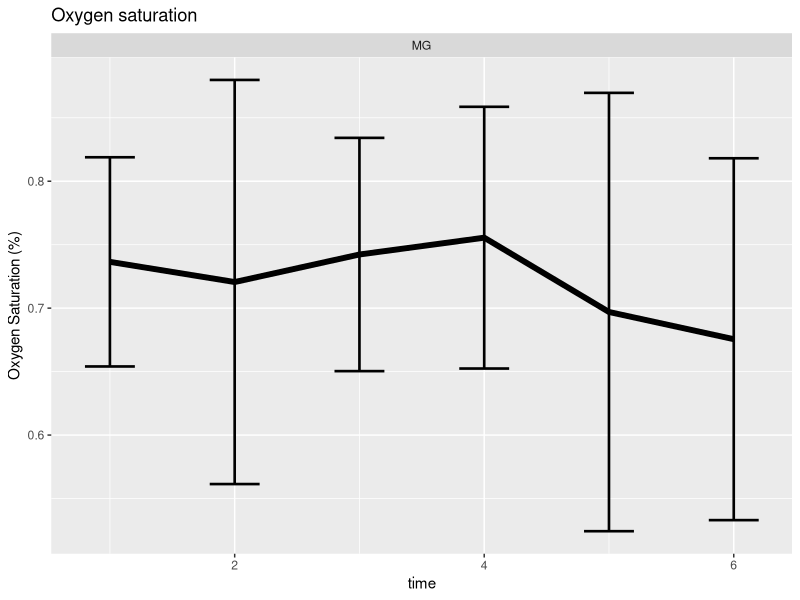
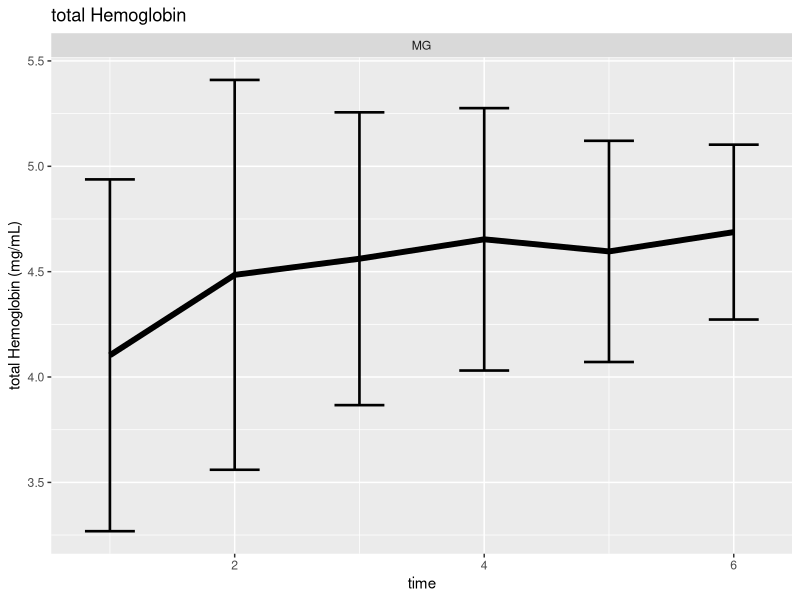
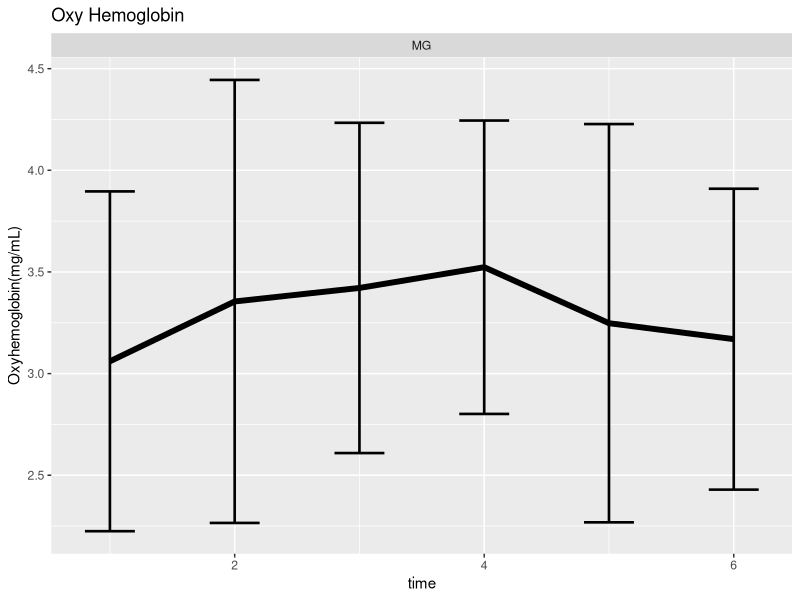
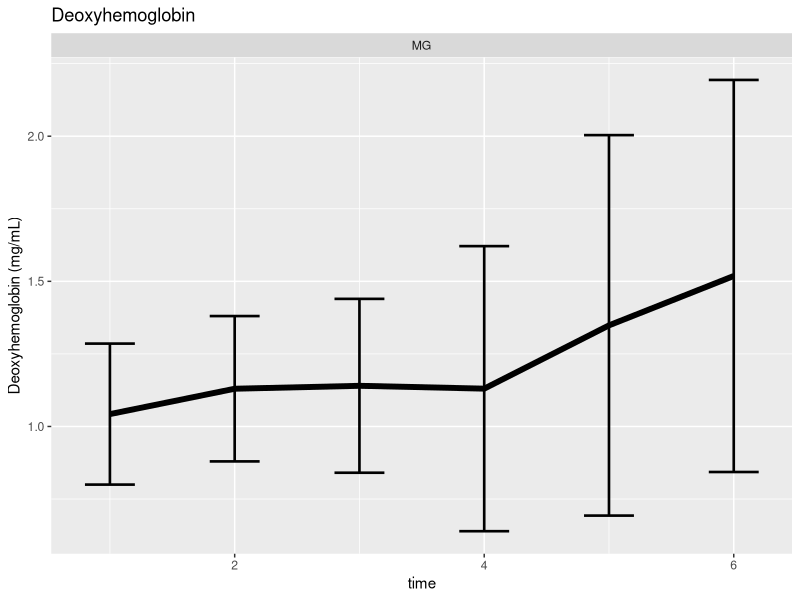
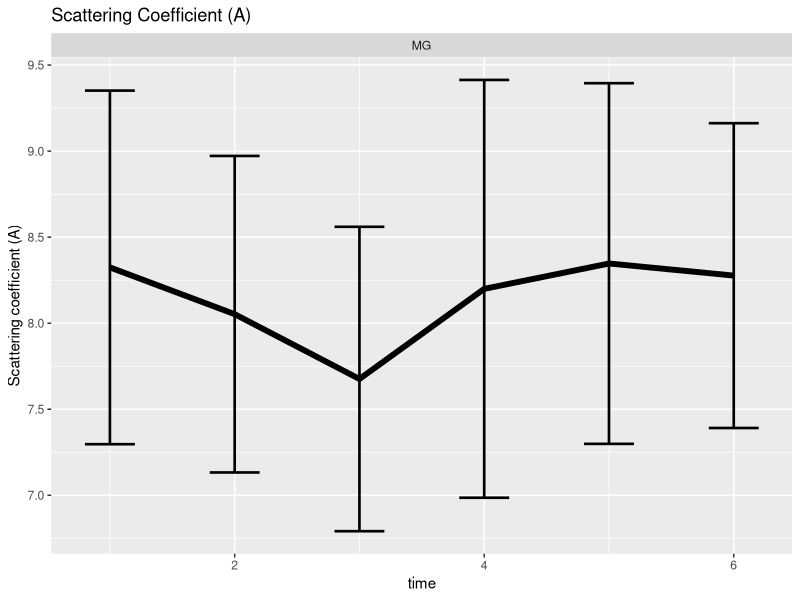
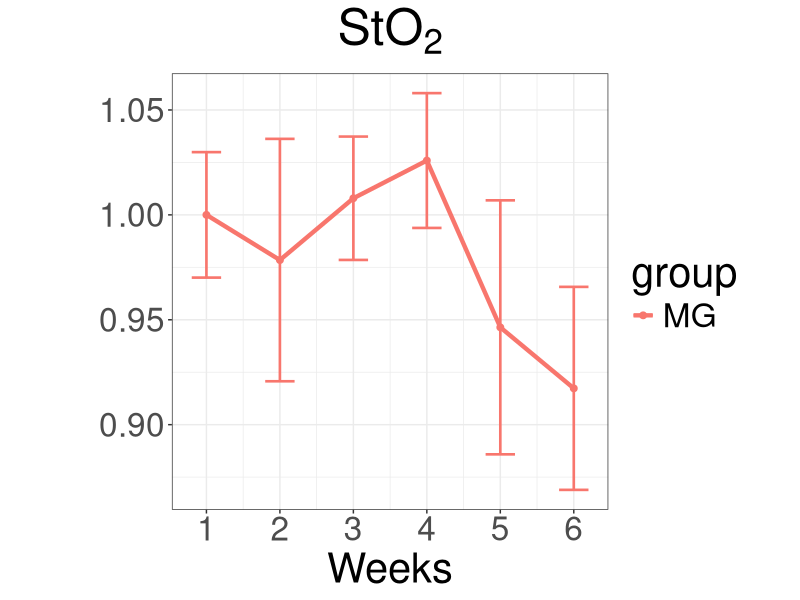
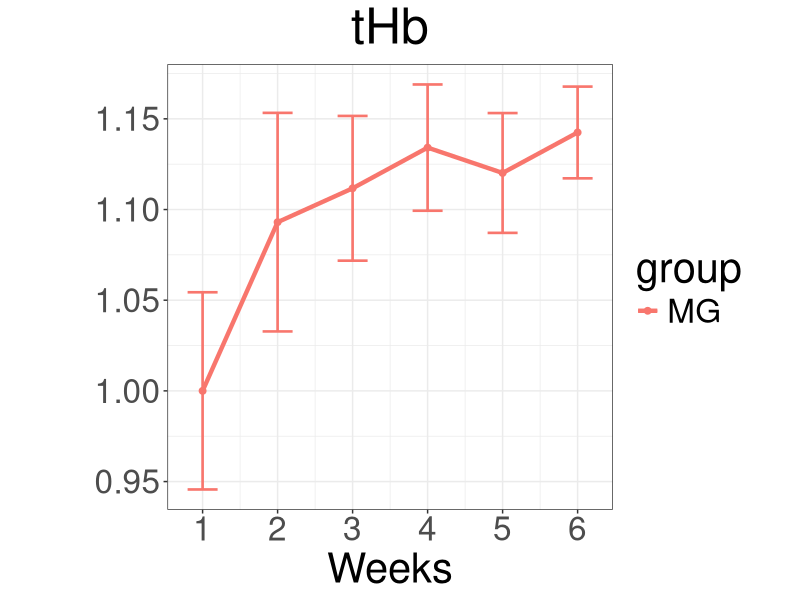
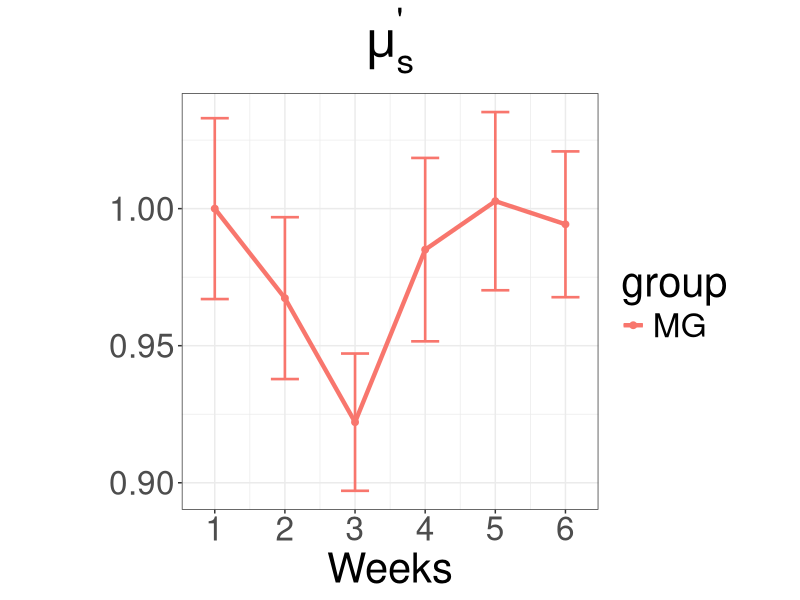

Generate these figures, in order, with R:
#code to plot the StO2 per group with errorbars
library(readr)
library(multcomp)
library(here)
#Data_for_R_analysis_Dec11 <- read_csv("//deckard.uark.edu/BMEG/Muldoon-Lab/RESEARCH/AM_ Ortothopic mice study_ colonoscopy DRS data for analysis/Data for first extraction Folder made on May 17th 2019/Complete dataset with new boundaries Dec 9.csv")
data1 <- read.csv(here("Extraction_2020_Cohort.csv"))
attach(data1)
library("ggplot2")
library(scales)
library(nlme)
library(ggplot2)
pd<-position_dodge(0.2)

data1$STO2min<-(data1$STO2-data1$STO2_SD)
data1$STO2max<-(data1$STO2+data1$STO2_SD)
data1$HBmin<-(data1$HB-data1$HB_SD)
data1$HBmax<-(data1$HB+data1$HB_SD)
data1$Amin<-(data1$A-data1$A_SD)
data1$Amax<-(data1$A+data1$A_SD)
data1$Bmin<-(data1$B-data1$B_SD)
data1$Bmax<-(data1$B+data1$B_SD)

data1$HBO2<-(data1$HB*data1$STO2)
data1$HBO2_SD<-data1$HB_SD*data1$STO2
data1$HBO2max<-data1$HBO2+data1$HBO2_SD
data1$HBO2min<-data1$HBO2-data1$HBO2_SD

data1$HBO<-data1$HB*(1-data1$STO2)
data1$HBO_SD<-data1$HB_SD*(1-data1$STO2)
data1$HBOmax<-data1$HBO+data1$HBO_SD
data1$HBOmin<-data1$HBO-data1$HBO_SD

#Calculating means 
means1<-aggregate(data1$STO2, by=list(time=data1$DAY,group=data1$GROUP),na.rm=TRUE,FUN=mean) #from StO2
sdevs1<-aggregate(data1$STO2, by=list(time=data1$DAY,group=data1$GROUP),na.rm=TRUE,FUN=sd) #from StO2
means1$STO2<-means1$x
means1$SDSTO2<-sdevs1$x
means2<-aggregate(data1$HB, by=list(time=data1$DAY,group=data1$GROUP),na.rm=TRUE,FUN=mean) #from Hb
sdevs2<-aggregate(data1$HB, by=list(time=data1$DAY,group=data1$GROUP),na.rm=TRUE,FUN=sd) #from Hb
means2$HB<-means2$x
means2$HBSD<-sdevs2$x
means3<-aggregate(data1$A, by=list(time=data1$DAY,group=data1$GROUP),na.rm=TRUE,FUN=mean) #from Hb
sdevs3<-aggregate(data1$A, by=list(time=data1$DAY,group=data1$GROUP),na.rm=TRUE,FUN=sd) #from Hb
means3$A<-means3$x
means3$ASD<-sdevs3$x

OxyHbmeans<-aggregate(data1$HBO2, by=list(time=data1$DAY,group=data1$GROUP),na.rm=TRUE,FUN=mean) #from HbO2
OxyHbstd<-aggregate(data1$HBO2, by=list(time=data1$DAY,group=data1$GROUP),na.rm=TRUE,FUN=sd) #from HbO2
OxyHbmeans$OxyHemoglobin<-OxyHbmeans$x
OxyHbmeans$OxyHbSD<-OxyHbstd$x

DeoxyHbmeans<-aggregate(data1$HBO, by=list(time=data1$DAY,group=data1$GROUP),na.rm=TRUE,FUN=mean) #from Hb
DeoxyHbstd<-aggregate(data1$HBO, by=list(time=data1$DAY,group=data1$GROUP),na.rm=TRUE,FUN=sd) #from Hb
DeoxyHbmeans$DeoxyHemoglobin<-DeoxyHbmeans$x
DeoxyHbmeans$DeoxyHbSD<-DeoxyHbstd$x


###plotting mean values####
ggplot(means1,aes(x=time,y=STO2))+geom_line(size=2)+
  geom_errorbar(aes(ymin=STO2-SDSTO2,ymax=STO2+SDSTO2),width=0.4, size=0.9,position=pd)+
  labs(y="Oxygen Saturation (%)")+facet_wrap(~group)+
  ggtitle("Oxygen saturation") #plot mean StO2 values


ggplot(means2,aes(x=time,y=HB))+geom_line(size=2)+geom_errorbar(aes(ymin=HB-HBSD,ymax=HB+HBSD),width=0.4, size=0.9,position=pd)+facet_wrap(~group)+ggtitle("total Hemoglobin")+labs(y="total Hemoglobin (mg/mL)") #plot mean Hb values
ggplot(OxyHbmeans,aes(x=time,y=OxyHemoglobin))+geom_line(size=2)+geom_errorbar(aes(ymin=OxyHemoglobin-OxyHbSD,ymax=OxyHemoglobin+OxyHbSD),width=0.4, size=0.9,position=pd)+facet_wrap(~group)+ggtitle("Oxy Hemoglobin")+labs(y="Oxyhemoglobin(mg/mL)") #plot HbO2
ggplot(DeoxyHbmeans,aes(x=time,y=DeoxyHemoglobin))+geom_line(size=2)+geom_errorbar(aes(ymin=DeoxyHemoglobin-DeoxyHbSD,ymax=DeoxyHemoglobin+DeoxyHbSD),width=0.4, size=0.9,position=pd)+facet_wrap(~group)+ggtitle("Deoxyhemoglobin")+labs(y="Deoxyhemoglobin (mg/mL)") #plot mean scattering coeff values
ggplot(means3,aes(x=time,y=A))+geom_line(size=2)+geom_errorbar(aes(ymin=A-ASD,ymax=A+ASD),width=0.4, size=0.9,position=pd)+facet_wrap(~group)+ggtitle("Scattering Coefficient (A)")+labs(y="Scattering coefficient (A)") #plot mean scattering coeff values

#Extract initial values per group
StO2basevals<-means1[means1$time==1, c("group", "STO2")] #extract initial StO2 values per group
means1<-merge(means1,StO2basevals, by.x="group", by.y='group',suffixes = c("","basevalue"))#copy StO2 base values per group

Hbbasevals<-means2[means2$time==1,c("group",'HB')] #extract initial Hb values per group
means2<-merge(means2,Hbbasevals, by.x="group", by.y='group',suffixes = c("","basevalue"))#copy StO2 base values per group


OxyHbbasevals<-OxyHbmeans[OxyHbmeans$time==1, c("group", "OxyHemoglobin")] #extract initial HbO2 values per group
OxyHbmeans<-merge(OxyHbmeans,OxyHbbasevals, by.x="group", by.y='group',suffixes = c("","basevalue"))#copy HbO2 base values per group


DeoxyHbbasevals<-DeoxyHbmeans[DeoxyHbmeans$time==1, c("group", "DeoxyHemoglobin")] #extract initial Hb values per group
DeoxyHbmeans<-merge(DeoxyHbmeans,DeoxyHbbasevals, by.x="group", by.y='group',suffixes = c("","basevalue"))#copy Hb base values per group

Abasevals<-means3[means3$time==1, c("group", "A")] #extract initial StO2 values per group
means3<-merge(means3,Abasevals, by.x="group", by.y='group',suffixes = c("","basevalue"))#copy StO2 base values per group

##getting a subset of StO2 values without NAs
library(dplyr)
Trimmed<-data1%>%filter(!is.na(STO2)) #extracting the non NA values 
Numbers<-aggregate(Trimmed$STO2, by=list(time=Trimmed$DAY,group=Trimmed$GROUP),FUN=length) #counting the number of occurrences per group per week
names(Numbers)<-c('Week','Group','Observations')
#Calculate fold change and pasting number of observations per group per week
##StO2
means1$StO2foldchange<-means1$STO2/means1$STO2basevalue #Mean StO2 fold change
means1$Observations<-Numbers$Observations
means1$StandErr<-means1$SDSTO2/(means1$Observations)^0.5
means1$FoldErr<-means1$StandErr/means1$STO2basevalue


##total hemoglobin
means2$Hbfoldchange<-means2$HB/means2$HBbasevalue #Mean Hb fold change
means2$Observations<-Numbers$Observations
means2$StandErr<-means2$HBSD/(means2$Observations)^0.5
means2$FoldErr<-means2$StandErr/means2$HBbasevalue

##A (reduced scattering coefficient)
means3$Afoldchange<-means3$A/means3$Abasevalue #Mean A fold change
means3$Observations<-Numbers$Observations
means3$StandErr<-means3$ASD/(means3$Observations)^0.5
means3$FoldErr<-means3$StandErr/means3$Abasevalue
###HbO2####
OxyHbmeans$OxyHbfoldchange<-OxyHbmeans$OxyHemoglobin/OxyHbmeans$OxyHemoglobinbasevalue
OxyHbmeans$Observations<-Numbers$Observations
OxyHbmeans$StandErr<-OxyHbmeans$OxyHbSD/(OxyHbmeans$Observations)
OxyHbmeans$FoldErr<-OxyHbmeans$StandErr/OxyHbmeans$OxyHemoglobinbasevalue

##Hb###
DeoxyHbmeans$DeoxyHbfoldchange<-DeoxyHbmeans$DeoxyHemoglobin/DeoxyHbmeans$DeoxyHemoglobinbasevalue
DeoxyHbmeans$Observations<-Numbers$Observations
DeoxyHbmeans$StandErr<-DeoxyHbmeans$DeoxyHbSD/(DeoxyHbmeans$Observations)
DeoxyHbmeans$FoldErr<-DeoxyHbmeans$StandErr/DeoxyHbmeans$DeoxyHemoglobinbasevalue

#plot fold changes
pd=position_dodge(0.4)
ggplot(means1,aes(x=time, y=StO2foldchange))+theme_bw()+geom_point(aes(color=group,group=group),size=2, position=pd)+geom_line(aes(color=group,group=group),size=1.5,position=pd)+geom_errorbar(aes(ymin=StO2foldchange-FoldErr,ymax=StO2foldchange+FoldErr,color=group),width=0.4, size=0.9,position=pd)+theme(text=element_text(size=30),aspect.ratio = 1)+scale_x_continuous(breaks=seq(1,6,1))+labs(title=expression(StO[2]), y='', x='Weeks')+theme(plot.title = element_text(hjust = 0.5)) #plot StO2 fold change
ggplot(means2,aes(x=time, y=Hbfoldchange))+theme_bw()+geom_point(aes(color=group,group=group),size=2, position=pd)+geom_line(aes(color=group,group=group),size=1.5, position=pd)+geom_errorbar(aes(ymin=Hbfoldchange-FoldErr,ymax=Hbfoldchange+FoldErr,color=group),width=0.4, size=0.9, position=pd)+theme(text=element_text(size=30),aspect.ratio = 1)+scale_x_continuous(breaks=seq(1,6,1))+labs(title=expression(tHb), y='', x='Weeks')+theme(plot.title = element_text(hjust = 0.5)) #plot Hb fold change
ggplot(means3,aes(x=time, y=Afoldchange))+theme_bw()+geom_point(aes(color=group,group=group),size=2, position=pd)+geom_line(aes(color=group,group=group),size=1.5, position=pd)+geom_errorbar(aes(ymin=Afoldchange-FoldErr,ymax=Afoldchange+FoldErr,color=group),width=0.4, size=0.9, position=pd)+theme(text=element_text(size=30),aspect.ratio = 1)+scale_x_continuous(breaks=seq(1,6,1))+labs(title=expression(mu[s]^{"'"}), y='', x='Weeks')+theme(plot.title = element_text(hjust = 0.5)) #plot A fold change
ggplot(OxyHbmeans,aes(x=time, y=OxyHbfoldchange))+theme_bw()+geom_point(aes(color=group,group=group),size=2, position=pd)+geom_line(aes(color=group,group=group),size=1.5,position=pd)+geom_errorbar(aes(ymin=OxyHbfoldchange-FoldErr,ymax=OxyHbfoldchange+FoldErr,color=group),width=0.4, size=0.9,position=pd)+theme(text=element_text(size=30),aspect.ratio = 1)+scale_x_continuous(breaks=seq(1,6,1))+labs(title=expression(HbO[2]), y='', x='Weeks')+theme(plot.title = element_text(hjust = 0.5)) #plot HbO2 fold change
ggplot(DeoxyHbmeans,aes(x=time, y=DeoxyHbfoldchange))+theme_bw()+geom_point(aes(color=group,group=group),size=2, position=pd)+geom_line(aes(color=group,group=group),size=1.5,position=pd)+geom_errorbar(aes(ymin=DeoxyHbfoldchange-FoldErr,ymax=DeoxyHbfoldchange+FoldErr,color=group),width=0.4, size=0.9,position=pd)+theme(text=element_text(size=30),aspect.ratio = 1)+scale_x_continuous(breaks=seq(1,6,1))+labs(title=expression(HbO), y='', x='Weeks')+theme(plot.title = element_text(hjust = 0.5)) #plot Hb fold change






#StO2 plot per week per group with means ****best one****
# pd=position_dodge(1.0)
# ggplot(data1,aes(x=DAY, y=STO2, linetype=TUMOR))+theme_bw()+
#   theme(text=element_text(size=20))+
#   geom_point(aes(color=factor(TUMOR)), position=pd, size=2)+
#   geom_line(aes(color=factor(TUMOR)), position=pd,size=1)+
#   scale_x_continuous(breaks=seq(1,6,1))+
#   geom_errorbar(aes(ymin=STO2min, ymax=STO2max,color=factor(TUMOR),linetype=NULL), width=2,position=pd,size=0.6,show.legend = FALSE)+
#   geom_text(data = data1, aes(x = 4.35, y = STO2, label = TUMOR),
#             size = 4, hjust = 1, fontface = "bold")+
#   stat_summary(aes(group=GROUP), fun.y=mean, geom="line",linetype=1, size=1.5,show.legend=FALSE)+
#   labs(title='',y="Oxygen Saturation(%)")+
#   facet_wrap(~ID,ncol=5)




#StO2 plot per week per subject per group MG **best**
library(ggrepel)
library(grid)
library(tidyverse)


#geom_label_repel(data=subset(data1,GROUP=='MG'),aes(label = TUMOR , fill=factor(TUMOR)),
#box.padding   = 0.35, 
#point.padding = 0.5,
#color ='black',
#show.legend = FALSE)+

#StO2 plots 
#################################################################

#MG group
pd=position_dodge(1.0)
ggplot(data=subset(data1,GROUP=='MG'),aes(x=DAY, y=STO2, linetype=TUMOR))+theme_bw()+
  geom_point(aes(color=TUMOR), position=pd, size=2, show.legend = FALSE)+
  geom_line(aes(color=factor(TUMOR)), position=pd,size=2, linetype="solid")+
  scale_x_continuous(breaks=seq(1,6,1))+
  geom_errorbar(aes(ymin=STO2min, ymax=STO2max,
                    color=factor(TUMOR),
                    linetype=NULL), width=0.5,position=pd,size=1,show.legend = FALSE)+
  scale_color_viridis_d(end = 0.75)+
  guides(color = guide_legend(override.aes = list(size = 6)))+
  stat_summary(aes(group=GROUP), fun.y=mean, geom="line",linetype=1, size=1.5,show.legend=FALSE)+
  facet_wrap(~ID,nrow=2)+
  labs(title='METRONOMIC',y="Oxygen Saturation(%)")+
  theme(text=element_text(size=20),plot.title = element_text(hjust = 0.5),
        legend.text=element_text(size=20),legend.position = "bottom",aspect.ratio = 0.75)



#tHb plots
#################################################################
#MG group
pd=position_dodge(1.0)
ggplot(data=subset(data1,GROUP=='MG'),aes(x=DAY, y=HB, linetype=TUMOR))+theme_bw()+
  geom_point(aes(color=TUMOR), position=pd, size=2, show.legend = FALSE)+
  geom_line(aes(color=factor(TUMOR)), position=pd,size=2, linetype="solid")+
  scale_x_continuous(breaks=seq(1,6,1))+
  geom_errorbar(aes(ymin=HBmin, ymax=HBmax,
                    color=factor(TUMOR),
                    linetype=NULL), width=0.5,position=pd,size=1,show.legend = FALSE)+
  scale_color_viridis_d(end = 0.75)+
  guides(color = guide_legend(override.aes = list(size = 6)))+
  stat_summary(aes(group=GROUP), fun.y=mean, geom="line",linetype=1, size=1.5,show.legend=FALSE)+
  facet_wrap(~ID,nrow=2)+
  labs(title='METRONOMIC',y="Total hemoglobin (mg/mL)")+
  theme(text=element_text(size=20),plot.title = element_text(hjust = 0.5),
        legend.text=element_text(size=20),legend.position = "bottom",aspect.ratio = 0.75)


#HbO2 plots
################################
#MG group
library(ggrepel)
library(tidyverse)
pd=position_dodge(1.0)
ggplot(data=subset(data1,GROUP=='MG'),aes(x=DAY, y=HBO2, linetype=TUMOR))+theme_bw()+
  geom_point(aes(color=TUMOR), position=pd, size=2, show.legend = FALSE)+
  geom_line(aes(color=factor(TUMOR)), position=pd,size=2, linetype="solid")+
  scale_x_continuous(breaks=seq(1,6,1))+
  geom_errorbar(aes(ymin=HBO2min, ymax=HBO2max,
                    color=factor(TUMOR),
                    linetype=NULL), width=0.5,position=pd,size=1,show.legend = FALSE)+
  scale_color_viridis_d(end = 0.75)+
  guides(color = guide_legend(override.aes = list(size = 6)))+
  stat_summary(aes(group=GROUP), fun.y=mean, geom="line",linetype=1, size=1.5,show.legend=FALSE)+
  facet_wrap(~ID,nrow =2)+
  labs(title='METRONOMIC',y="HbO2(mg/mL)")+
  theme(text=element_text(size=20),plot.title = element_text(hjust = 0.5),
        legend.text=element_text(size=20),legend.position = "bottom",aspect.ratio = 0.75)


#HbO plots
##############################
#MG group
pd=position_dodge(1.0)
ggplot(data=subset(data1,GROUP=='MG'),aes(x=DAY, y=HBO, linetype=TUMOR))+theme_bw()+
  geom_point(aes(color=TUMOR), position=pd, size=2, show.legend = FALSE)+
  geom_line(aes(color=factor(TUMOR)), position=pd,size=2, linetype="solid")+
  scale_x_continuous(breaks=seq(1,6,1))+
  geom_errorbar(aes(ymin=HBOmin, ymax=HBOmax,
                    color=factor(TUMOR),
                    linetype=NULL), width=0.5,position=pd,size=1,show.legend = FALSE)+
  scale_color_viridis_d(end = 0.75)+
  guides(color = guide_legend(override.aes = list(size = 6)))+
  stat_summary(aes(group=GROUP), fun.y=mean, geom="line",linetype=1, size=1.5,show.legend=FALSE)+
  facet_wrap(~ID,nrow=2)+
  labs(title='METRONOMIC',y=" Deoxyhemoglobin (mg/mL)")+
  theme(text=element_text(size=20),plot.title = element_text(hjust = 0.5),
        legend.text=element_text(size=20),legend.position = "bottom",aspect.ratio = 0.75)



####Mean values
